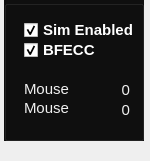
    <widget class="QWidget" name="widget_B4" native="true">
     <property name="geometry">
      <rect>
       <x>160</x>
       <y>570</y>
       <width>150</width>
       <height>161</height>
      </rect>
     </property>
     <widget class="QGroupBox" name="groupBox_7">
      <property name="geometry">
       <rect>
        <x>4</x>
        <y>0</y>
        <width>140</width>
        <height>141</height>
       </rect>
      </property>
      <property name="sizePolicy">
       <sizepolicy hsizetype="Preferred" vsizetype="Preferred">
        <horstretch>0</horstretch>
        <verstretch>0</verstretch>
       </sizepolicy>
      </property>
      <property name="palette">
       <palette>
        <active>
         <colorrole role="WindowText">
          <brush brushstyle="SolidPattern">
           <color alpha="255">
            <red>255</red>
            <green>255</green>
            <blue>255</blue>
           </color>
          </brush>
         </colorrole>
         <colorrole role="Button">
          <brush brushstyle="SolidPattern">
           <color alpha="255">
            <red>15</red>
            <green>15</green>
            <blue>15</blue>
           </color>
          </brush>
         </colorrole>
         <colorrole role="Base">
          <brush brushstyle="SolidPattern">
           <color alpha="255">
            <red>15</red>
            <green>15</green>
            <blue>15</blue>
           </color>
          </brush>
         </colorrole>
         <colorrole role="Window">
          <brush brushstyle="SolidPattern">
           <color alpha="255">
            <red>15</red>
            <green>15</green>
            <blue>15</blue>
           </color>
          </brush>
         </colorrole>
        </active>
        <inactive>
         <colorrole role="WindowText">
          <brush brushstyle="SolidPattern">
           <color alpha="255">
            <red>255</red>
            <green>255</green>
            <blue>255</blue>
           </color>
          </brush>
         </colorrole>
         <colorrole role="Button">
          <brush brushstyle="SolidPattern">
           <color alpha="255">
            <red>15</red>
            <green>15</green>
            <blue>15</blue>
           </color>
          </brush>
         </colorrole>
         <colorrole role="Base">
          <brush brushstyle="SolidPattern">
           <color alpha="255">
            <red>15</red>
            <green>15</green>
            <blue>15</blue>
           </color>
          </brush>
         </colorrole>
         <colorrole role="Window">
          <brush brushstyle="SolidPattern">
           <color alpha="255">
            <red>15</red>
            <green>15</green>
            <blue>15</blue>
           </color>
          </brush>
         </colorrole>
        </inactive>
        <disabled>
         <colorrole role="WindowText">
          <brush brushstyle="SolidPattern">
           <color alpha="255">
            <red>127</red>
            <green>127</green>
            <blue>127</blue>
           </color>
          </brush>
         </colorrole>
         <colorrole role="Button">
          <brush brushstyle="SolidPattern">
           <color alpha="255">
            <red>15</red>
            <green>15</green>
            <blue>15</blue>
           </color>
          </brush>
         </colorrole>
         <colorrole role="Base">
          <brush brushstyle="SolidPattern">
           <color alpha="255">
            <red>15</red>
            <green>15</green>
            <blue>15</blue>
           </color>
          </brush>
         </colorrole>
         <colorrole role="Window">
          <brush brushstyle="SolidPattern">
           <color alpha="255">
            <red>15</red>
            <green>15</green>
            <blue>15</blue>
           </color>
          </brush>
         </colorrole>
        </disabled>
       </palette>
      </property>
      <property name="styleSheet">
       <string notr="true">QGroupBox {
	
	background-color: rgb(15, 15, 15);
}</string>
      </property>
      <property name="title">
       <string/>
      </property>
      <widget class="QLabel" name="label_6">
       <property name="geometry">
        <rect>
         <x>95</x>
         <y>100</y>
         <width>31</width>
         <height>20</height>
        </rect>
       </property>
       <property name="palette">
        <palette>
         <active>
          <colorrole role="WindowText">
           <brush brushstyle="SolidPattern">
            <color alpha="255">
             <red>240</red>
             <green>240</green>
             <blue>240</blue>
            </color>
           </brush>
          </colorrole>
         </active>
         <inactive>
          <colorrole role="WindowText">
           <brush brushstyle="SolidPattern">
            <color alpha="255">
             <red>240</red>
             <green>240</green>
             <blue>240</blue>
            </color>
           </brush>
          </colorrole>
         </inactive>
         <disabled>
          <colorrole role="WindowText">
           <brush brushstyle="SolidPattern">
            <color alpha="255">
             <red>127</red>
             <green>127</green>
             <blue>127</blue>
            </color>
           </brush>
          </colorrole>
         </disabled>
        </palette>
       </property>
       <property name="font">
        <font>
         <pointsize>11</pointsize>
        </font>
       </property>
       <property name="text">
        <string>0</string>
       </property>
       <property name="alignment">
        <set>Qt::AlignRight|Qt::AlignTrailing|Qt::AlignVCenter</set>
       </property>
      </widget>
      <widget class="QLabel" name="label_5">
       <property name="geometry">
        <rect>
         <x>20</x>
         <y>100</y>
         <width>49</width>
         <height>16</height>
        </rect>
       </property>
       <property name="palette">
        <palette>
         <active>
          <colorrole role="WindowText">
           <brush brushstyle="SolidPattern">
            <color alpha="255">
             <red>240</red>
             <green>240</green>
             <blue>240</blue>
            </color>
           </brush>
          </colorrole>
         </active>
         <inactive>
          <colorrole role="WindowText">
           <brush brushstyle="SolidPattern">
            <color alpha="255">
             <red>240</red>
             <green>240</green>
             <blue>240</blue>
            </color>
           </brush>
          </colorrole>
         </inactive>
         <disabled>
          <colorrole role="WindowText">
           <brush brushstyle="SolidPattern">
            <color alpha="255">
             <red>127</red>
             <green>127</green>
             <blue>127</blue>
            </color>
           </brush>
          </colorrole>
         </disabled>
        </palette>
       </property>
       <property name="font">
        <font>
         <pointsize>11</pointsize>
        </font>
       </property>
       <property name="text">
        <string>Mouse Y:</string>
       </property>
      </widget>
      <widget class="QLabel" name="label_4">
       <property name="geometry">
        <rect>
         <x>95</x>
         <y>80</y>
         <width>31</width>
         <height>20</height>
        </rect>
       </property>
       <property name="palette">
        <palette>
         <active>
          <colorrole role="WindowText">
           <brush brushstyle="SolidPattern">
            <color alpha="255">
             <red>240</red>
             <green>240</green>
             <blue>240</blue>
            </color>
           </brush>
          </colorrole>
         </active>
         <inactive>
          <colorrole role="WindowText">
           <brush brushstyle="SolidPattern">
            <color alpha="255">
             <red>240</red>
             <green>240</green>
             <blue>240</blue>
            </color>
           </brush>
          </colorrole>
         </inactive>
         <disabled>
          <colorrole role="WindowText">
           <brush brushstyle="SolidPattern">
            <color alpha="255">
             <red>127</red>
             <green>127</green>
             <blue>127</blue>
            </color>
           </brush>
          </colorrole>
         </disabled>
        </palette>
       </property>
       <property name="font">
        <font>
         <pointsize>11</pointsize>
        </font>
       </property>
       <property name="text">
        <string>0</string>
       </property>
       <property name="alignment">
        <set>Qt::AlignRight|Qt::AlignTrailing|Qt::AlignVCenter</set>
       </property>
      </widget>
      <widget class="QLabel" name="label_3">
       <property name="geometry">
        <rect>
         <x>20</x>
         <y>80</y>
         <width>49</width>
         <height>16</height>
        </rect>
       </property>
       <property name="palette">
        <palette>
         <active>
          <colorrole role="WindowText">
           <brush brushstyle="SolidPattern">
            <color alpha="255">
             <red>240</red>
             <green>240</green>
             <blue>240</blue>
            </color>
           </brush>
          </colorrole>
         </active>
         <inactive>
          <colorrole role="WindowText">
           <brush brushstyle="SolidPattern">
            <color alpha="255">
             <red>240</red>
             <green>240</green>
             <blue>240</blue>
            </color>
           </brush>
          </colorrole>
         </inactive>
         <disabled>
          <colorrole role="WindowText">
           <brush brushstyle="SolidPattern">
            <color alpha="255">
             <red>127</red>
             <green>127</green>
             <blue>127</blue>
            </color>
           </brush>
          </colorrole>
         </disabled>
        </palette>
       </property>
       <property name="font">
        <font>
         <pointsize>11</pointsize>
        </font>
       </property>
       <property name="text">
        <string>&lt;html&gt;&lt;head/&gt;&lt;body&gt;&lt;p&gt;Mouse X:&lt;/p&gt;&lt;/body&gt;&lt;/html&gt;</string>
       </property>
      </widget>
      <widget class="QCheckBox" name="badDiffusion_2">
       <property name="geometry">
        <rect>
         <x>20</x>
         <y>20</y>
         <width>111</width>
         <height>20</height>
        </rect>
       </property>
       <property name="palette">
        <palette>
         <active>
          <colorrole role="WindowText">
           <brush brushstyle="SolidPattern">
            <color alpha="255">
             <red>255</red>
             <green>255</green>
             <blue>255</blue>
            </color>
           </brush>
          </colorrole>
         </active>
         <inactive>
          <colorrole role="WindowText">
           <brush brushstyle="SolidPattern">
            <color alpha="255">
             <red>255</red>
             <green>255</green>
             <blue>255</blue>
            </color>
           </brush>
          </colorrole>
         </inactive>
         <disabled>
          <colorrole role="WindowText">
           <brush brushstyle="SolidPattern">
            <color alpha="255">
             <red>127</red>
             <green>127</green>
             <blue>127</blue>
            </color>
           </brush>
          </colorrole>
         </disabled>
        </palette>
       </property>
       <property name="font">
        <font>
         <pointsize>11</pointsize>
         <weight>75</weight>
         <bold>true</bold>
        </font>
       </property>
       <property name="text">
        <string>Sim Enabled</string>
       </property>
       <property name="checked">
        <bool>true</bool>
       </property>
      </widget>
      <widget class="QCheckBox" name="BFECC">
       <property name="geometry">
        <rect>
         <x>20</x>
         <y>40</y>
         <width>111</width>
         <height>20</height>
        </rect>
       </property>
       <property name="palette">
        <palette>
         <active>
          <colorrole role="WindowText">
           <brush brushstyle="SolidPattern">
            <color alpha="255">
             <red>255</red>
             <green>255</green>
             <blue>255</blue>
            </color>
           </brush>
          </colorrole>
         </active>
         <inactive>
          <colorrole role="WindowText">
           <brush brushstyle="SolidPattern">
            <color alpha="255">
             <red>255</red>
             <green>255</green>
             <blue>255</blue>
            </color>
           </brush>
          </colorrole>
         </inactive>
         <disabled>
          <colorrole role="WindowText">
           <brush brushstyle="SolidPattern">
            <color alpha="255">
             <red>127</red>
             <green>127</green>
             <blue>127</blue>
            </color>
           </brush>
          </colorrole>
         </disabled>
        </palette>
       </property>
       <property name="font">
        <font>
         <pointsize>11</pointsize>
         <weight>75</weight>
         <bold>true</bold>
        </font>
       </property>
       <property name="text">
        <string>BFECC</string>
       </property>
       <property name="checked">
        <bool>true</bool>
       </property>
      </widget>
     </widget>
    </widget>
